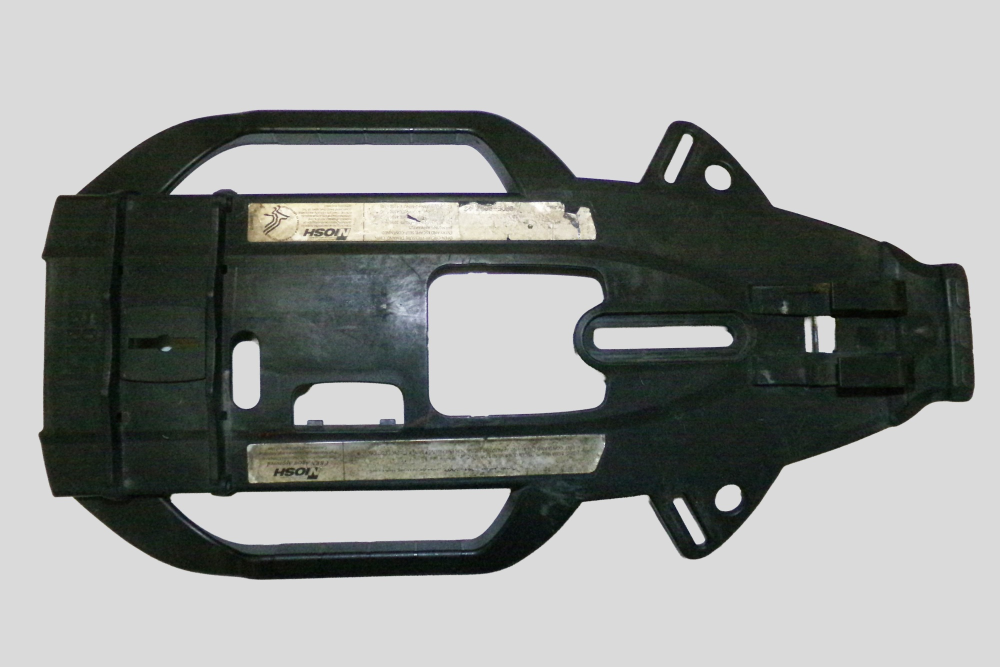
#> input picture 01_Data/SCBA_Bracket/SCBA_Bracket.jpg, 2000 x 1333 px, found by its file name (shown at 1/2 size); its folder holds only this picture in this run
$ python reduce_image_sizes.py
#> lines starting #> are read from the running program, lines starting #| are printed output that depends on the picture
# reduce_image_sizes.py
#   by: C Weinschenk
# ***************************** Run Notes ***************************** #
# - Looks through all of 01_Data materials and creates 600x400 image    #
#       for the front end website                                       #
# ********************************************************************* #

# Import Packages
import os
import cv2
import numpy as np

from PIL import Image

def convert_png_to_jpeg(png_filename, jpeg_filename):
    """
    Converts a PNG file to a JPEG file.

    Args:
        png_filename (str): The path to the input PNG file.
        jpeg_filename (str): The path for the output JPEG file.
    """
    try:
        # Open the image file
        with Image.open(png_filename) as im:
            # Convert the image to RGB mode if it has an alpha channel (transparency)
            # JPEG does not support transparency, so a white background is typically used
            if im.mode in ('RGBA', 'P'):
                im = im.convert('RGB')

            # Save the image in JPEG format
            im.save(jpeg_filename, 'JPEG')
            print(f"Successfully converted {png_filename} to {jpeg_filename}")

    except FileNotFoundError:
        print(f"Error: The file '{png_filename}' was not found.")
    except Exception as e:
        print(f"An error occurred: {e}")

# Define figure dir location
img_dir = '../../01_Data/SCBA_Bracket/'

#Define new image size
width = 2000
height = 1333
dim = (width,height)

for dirpath, dirs, files in os.walk(img_dir):
    path = dirpath.split('/')
    for f in files:
        # Skip if file doesn't end with .JPG
        if f.lower().endswith('.png'):
            print('*** CONVERT ***')
            output_fid = f.replace('.png','.jpg')
            convert_png_to_jpeg(f'{img_dir}/{f}', f'{img_dir}/{output_fid}')
            f = output_fid
        if not f.lower().endswith('.jpg'):
            continue
        if '600x400' in f:
            continue

        # # skip file if size already less than 1 MB
        # if os.path.getsize(f'{dirpath}{f}') < 1000000:
        #     continue

        print(f)

        img = cv2.imread(dirpath + '/' + f.lower())
#> img is the input picture: shape (1333, 2000, 3); mean B, G, R 149.3, 151.6, 149

        print('Original Dimensions : ',img.shape)
#| Original Dimensions :  (1333, 2000, 3)

        img_resized = cv2.resize(img, dim, interpolation=cv2.INTER_AREA)

        cv2.imwrite(dirpath + '/' + f, img_resized)

        # create smaller version of the primary picture for thumbnail on front-end
        if f.split('.')[0] == path[-2]:

            img_resized = cv2.resize(img, (600,400), interpolation=cv2.INTER_AREA)
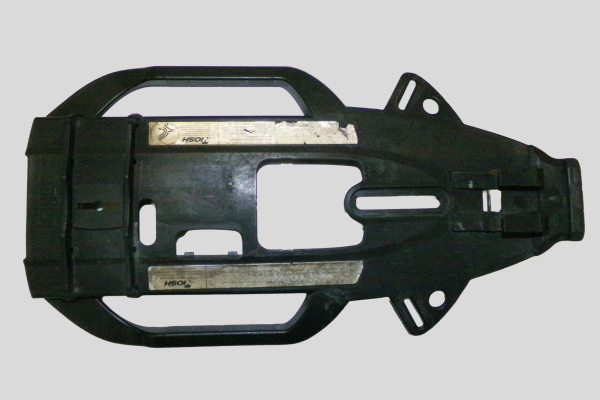
#> img_resized: shape (400, 600, 3); mean B, G, R 149.3, 151.6, 149

            cv2.imwrite(dirpath + '/' + f[:-4]+'600x400.jpg', img_resized)

            print('Resized ' + f)

        print()
